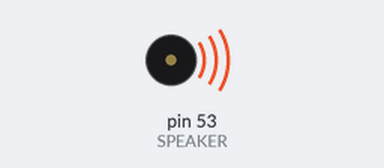
Recording of a sketch running on a simulated Arduino Mega 2560, built with avr-gcc and run on an emulated ATmega2560. Shown: buzzer (waves = sounding).

Above: at 0.1 s.
Timing chart, 0 to 2.3 s (numbered marks = the images above):
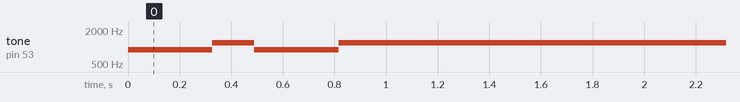

The sketch:

Alap.ino
```cpp
int SPEAKER = 53;
int sec=1310;
int c = 261;
int d = 294;
int e = 329;
int f = 349;
int g = 391;
int gS = 415;
int a = 440;
int aS = 455;
int b = 466;
int cH = 523;
int cSH = 554;
int dH = 587;
int dSH = 622;
int eH = 659;
int fH = 698;
int fSH = 740;
int gH = 784;
int gSH = 830;
int aH = 880;
int DO = 261;
int RE = 294;
int MI = 329;
int FA = 349;
int SO = 391;
int La = 440;
int SI = 466;
void setup()
{
pinMode(SPEAKER,OUTPUT);

beep(900,900);
delay(sec/4);
beep(1200,700);
delay(sec/8);
beep(900,600);
delay(sec/4);
beep(1200,400);
}
void loop()
{
 beep(1200,400);
}
void beep(int note, int duration)
{
//Play tone on buzzerPin
tone(SPEAKER, note, duration);
}
```
